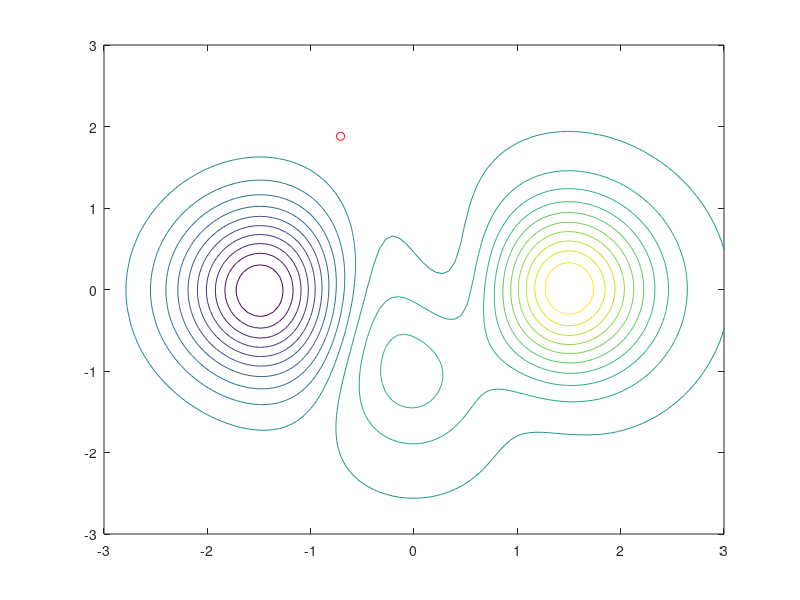

Write MATLAB code to recreate this figure.
% Function Definition

a = 3;
b = 10;

% f1xy = @(x, y)	a.*(1-x.^2).*exp(-x.^2 - (1 + y).^2);
% f2xy = @(x, y)	-b.*(x./5 - x.^3 - x.^5).*exp(-x.^2 - y.^2);
% f3xy = @(x, y)	(-1/3)*exp(-(x + 1).^2 - y.^2);

% ftxy = f1xy(x, y) + f2xy(x, y) + f3xy(x, y);

% xy_max = [3 3];
% xy_min = [-3 -3];

% Definition and Limits

ftxy = @(x, y)	a.*(1-x.^2).*exp(-x.^2 - (1 + y).^2) -b.*(x./5 - x.^3 - x.^5).*exp(-x.^2 - y.^2) + (-1/3)*exp(-(x + 1).^2 - y.^2);

x = linspace(-3, 3, 100);
y = linspace(-3, 3, 100);

% Rectangular Grid

[X, Y] = meshgrid(x, y);

ftXY = ftxy(X, Y);

contour(X, Y, ftXY, 20)

% Random Coordenates

rx = (rand - 0.5)*2*3;
ry = (rand - 0.5)*2*3;

% Graph

hold on
plot(rx, ry, 'ro')

hold off